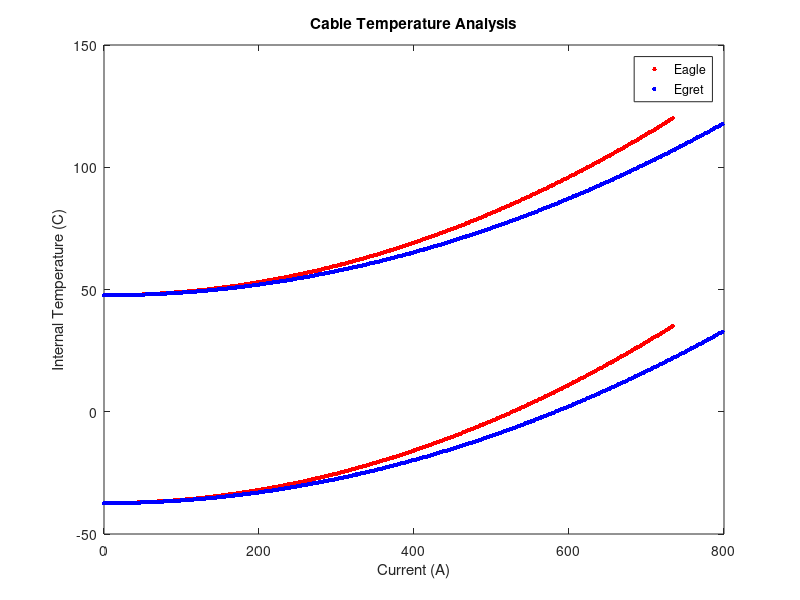

Here is the MATLAB script that generated this plot:
 %% Finding Temperature of Conducter
    %% Shared Variables
h = 10;             % Coefficient of convective heat transfer [W/m^2K]
o = 5.67*(10^-8);   % Stefan-Boltzmann constant [W/(m^2)(K^4)]   
e = 0.05;           % Emissivity coefficient of the conductor
a = 0.20;           % Absorptivity coefficient of the conductor
Gs = 1200;          % Solar irradiance [W/m^2]

%% Eagle Cable
for I = 0:2:734 % Possible values for current
    D = 0.02422;    % Conductor diameter of 7 strand steel core cable (Eagle) [m]
    R = 1.023*(10^-4);  % Resistivity of the conductor per unit length [Ohms/m]
    for Ti = -45:85:40  % Model at -45 and 40 degrees celcius to get the range of posiible ambient temperatures
        F = @(T) (h*pi*D*(T-Ti)) + (o*e*pi*D*((T^4)-(Ti^4))) - (a*D*Gs) - ((I^2)*R);
        Temp = fzero(F,1);  % Solves for internal temperature
        P1 = plot (I,Temp,'.r','markersize',10);  % Plots current vs internal temperature
        hold on;
    end
end

%% Egret Cable
for I = 0:2:798 % Possible values for current
    D = 0.02590;    % Conductor diameter of 7 strand steel core cable (Egret) [m]
    R = 8.955*(10^-5);  % Resistivity of the conductor per unit length [Ohms/m]
    for Ti = -45:85:40
        F = @(T) (h*pi*D*(T-Ti)) + (o*e*pi*D*((T^4)-(Ti^4))) - (a*D*Gs) - ((I^2)*R);
        Temp = fzero(F,1);
        P2 = plot (I,Temp,'.b','markersize',10);
        hold on;
    end
end

%% Plot Properties
title ('Cable Temperature Analysis')
xlabel ('Current (A)')
ylabel ('Internal Temperature (C)')
legend ([P1,P2],'Eagle','Egret')
